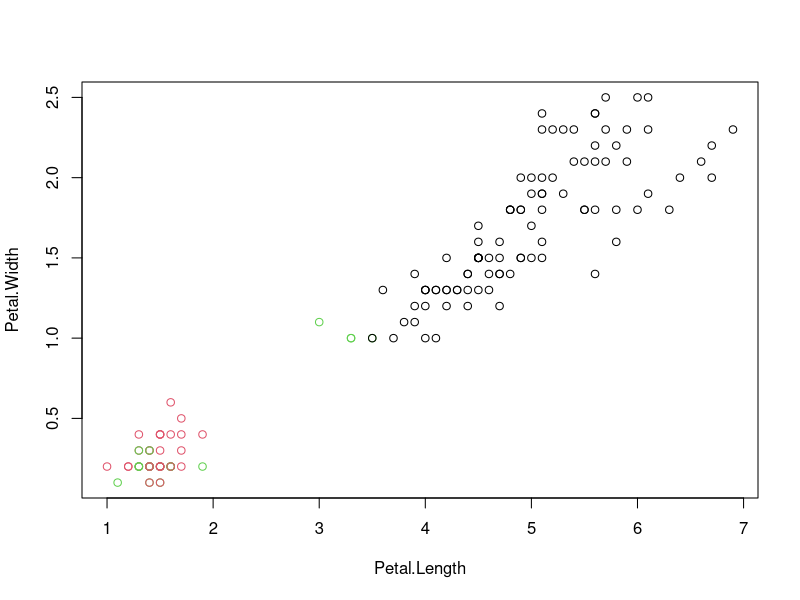
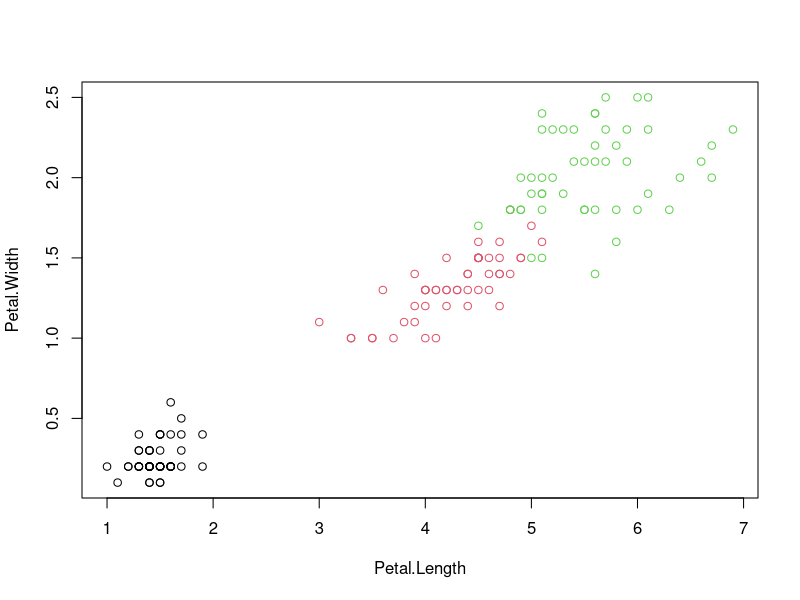

These figures' R source, in order:

# Dataset
df = iris
View(df) 

# Checking for null values present
is.null(df)

# Since K Means is an Unsupervised approach we need to remove the label col
df1 = within(df, rm("Species"))
View(df1)

# No much data pre processing needed because the dataset is clean already
# Using the K Means Algorithm
results = kmeans(df1, 3)

# Size of the result
results$size

# CLusters of the results
results$cluster

# Plotting graph
plot( df1[ c("Petal.Length", "Petal.Width") ], col = results$cluster )

plot( df[ c("Petal.Length", "Petal.Width") ], col = df$Species )
